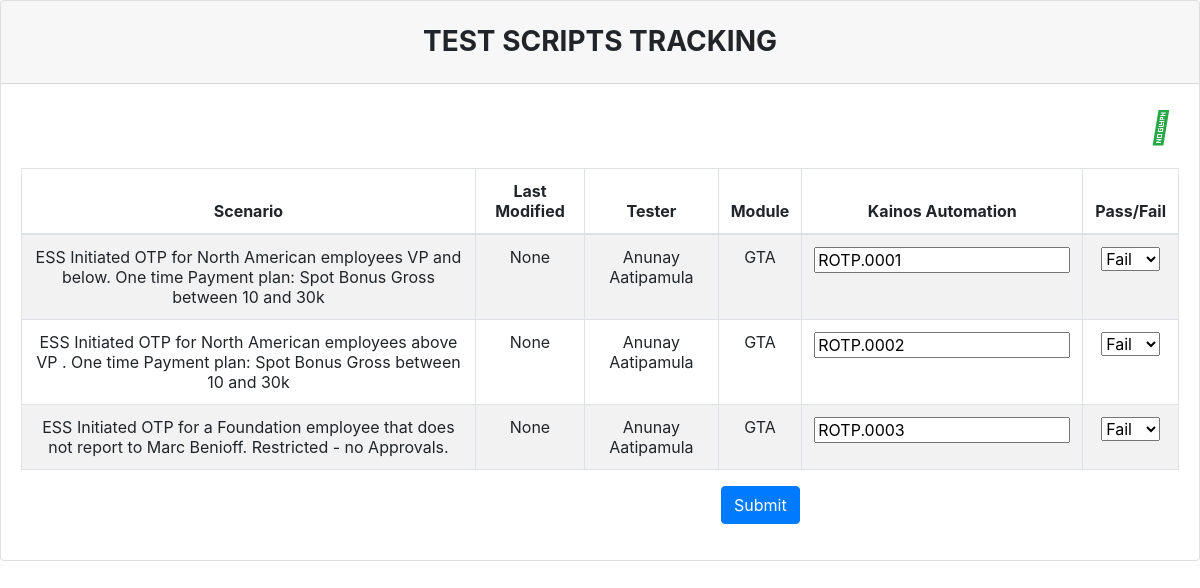
/browse/edit/GTA, run on the app's committed database.
### test_cases/models.py (models this page shows, shortened)
class Tracker(models.Model):
    choices =(
    ("Pass","Pass"),("Fail","Fail")
    )
    name = models.CharField('Name',max_length=100,null=True)
    email = models.CharField('Email',max_length=100,null=True)
    module = models.CharField('Module',max_length=100,null=True)
    scenario = models.CharField('Scenario',max_length = 1000,null=True)
    kainos_id = models.CharField("Kainos Automated TC ID",max_length = 200,null=True)
    last_modified = models.DateTimeField('Last Modified',null=True)
    result = models.CharField('Result',choices = choices,max_length=10,null=True)
    session_id = models.ForeignKey(Session,on_delete=models.CASCADE)

### test_cases/views.py (the view, shortened to what this page needs)
# urls.py: path('browse/edit/<str:module>', views.edit, name='edit'),
def edit(request,module):
    if(request.method=="GET"):
        records = Tracker.objects.filter(module = module)
        return render(request, 'test_cases/edit.html', {'records':records,"module":module})

### test_cases/templates/test_cases/edit.html (shortened to what this page needs)
<html>
    <head>
            <link href="https://maxcdn.bootstrapcdn.com/font-awesome/4.6.3/css/font-awesome.min.css" rel="stylesheet">
            <link rel="stylesheet" href="https://maxcdn.bootstrapcdn.com/bootstrap/4.0.0-beta/css/bootstrap.min.css">
    </head>
    <body>
<div class="card">
    <h3 class="card-header text-center font-weight-bold text-uppercase py-4">Test Scripts Tracking</h3>
    <div class="card-body">
      <div id="table" class="table-editable">
        <span class="table-add float-right mb-3 mr-2"><a href="#!" class="text-success"><i
              class="fas fa-plus fa-2x" aria-hidden="true"></i></a></span>
          <tbody>
            <form action="{% url 'myapp:edit' module%}" method="post" id="trackForm">
                <table class="table table-bordered table-responsive-md table-striped text-center" id="table">
                    <thead>
                      <tr>
                        <th class="text-center">Scenario</th>
                        <th class="text-center">Last Modified</th>
                        <th class="text-center">Tester</th>
                        <th class="text-center">Module</th>
                        <th class="text-center">Kainos Automation</th>
                        <th class="text-center">Pass/Fail</th>
                      </tr>
                    </thead>
                {% for row in records%}
                <tr id="row">
                  <td class="pt-3-half" contenteditable="false" id="scenario{{ forloop.counter }}">{{row.scenario}}</td>
                    <td class="pt-3-half" contenteditable="false" id="last_modified{{ forloop.counter }}">{{row.last_modified}}</td>
                    <td class="pt-3-half" contenteditable="false" id="name{{ forloop.counter }}">{{row.name}}</td>
                    <td class="pt-3-half" contenteditable="false" id="last_modified{{ forloop.counter }}">{{row.module}}</td>
                    <td class="pt-3-half" contenteditable="true" id="kainos_id{{ forloop.counter }}"><input type="text" name="kainos_id{{forloop.counter}}" value="{{row.kainos_id}}" readonly></td>
                    <td>
                      <div class="btn-group">
                              <select class ="result" name="result{{ forloop.counter }}" value="result" id="result{{ forloop.counter }}">
                                {% if row.result == "Pass" %}
                                <option id="option-Pass" value="Pass">Pass</option>
                                <option id="option-Fail" value="Fail" >Fail</option>
                                {% else %}
                                <option id="option-Fail" value="Fail" >Fail</option>
                                {% endif%}
                              </select>
                          </div>
                    </td>
                  </tr>
                  {% endfor %}
                </tbody>
                    <div class="form-group" style="align-self: center;margin-left: 700px;">
                        <button class="btn btn-primary" type="submit" value="Upload" id="submit">Submit</button>
                      </div>
      </div>
    </div>
  </div>
  </body>
</html>

### test_cases/templates/test_cases/edit.html (style rules this page uses)
html { width: 100%; height: 100%; }

### data on the page
Tracker: scenario "ESS Initiated OTP for North American employees VP and below. One time Payment plan: Spot Bonus Gross between 10 and 30k", last_modified "None", name "Anunay Aatipamula", module "GTA", kainos_id1 "ROTP.0001", result "Fail"
Tracker: scenario "ESS Initiated OTP for North American employees above VP . One time Payment plan: Spot Bonus Gross between 10 and 30k", last_modified "None", name "Anunay Aatipamula", module "GTA", kainos_id "ROTP.0002", result "Fail"
Tracker: scenario "ESS Initiated OTP for a Foundation employee that does not report to Marc Benioff. Restricted - no Approvals.", last_modified "None", name "Anunay Aatipamula", module "GTA", kainos_id "ROTP.0003", result "Fail"
